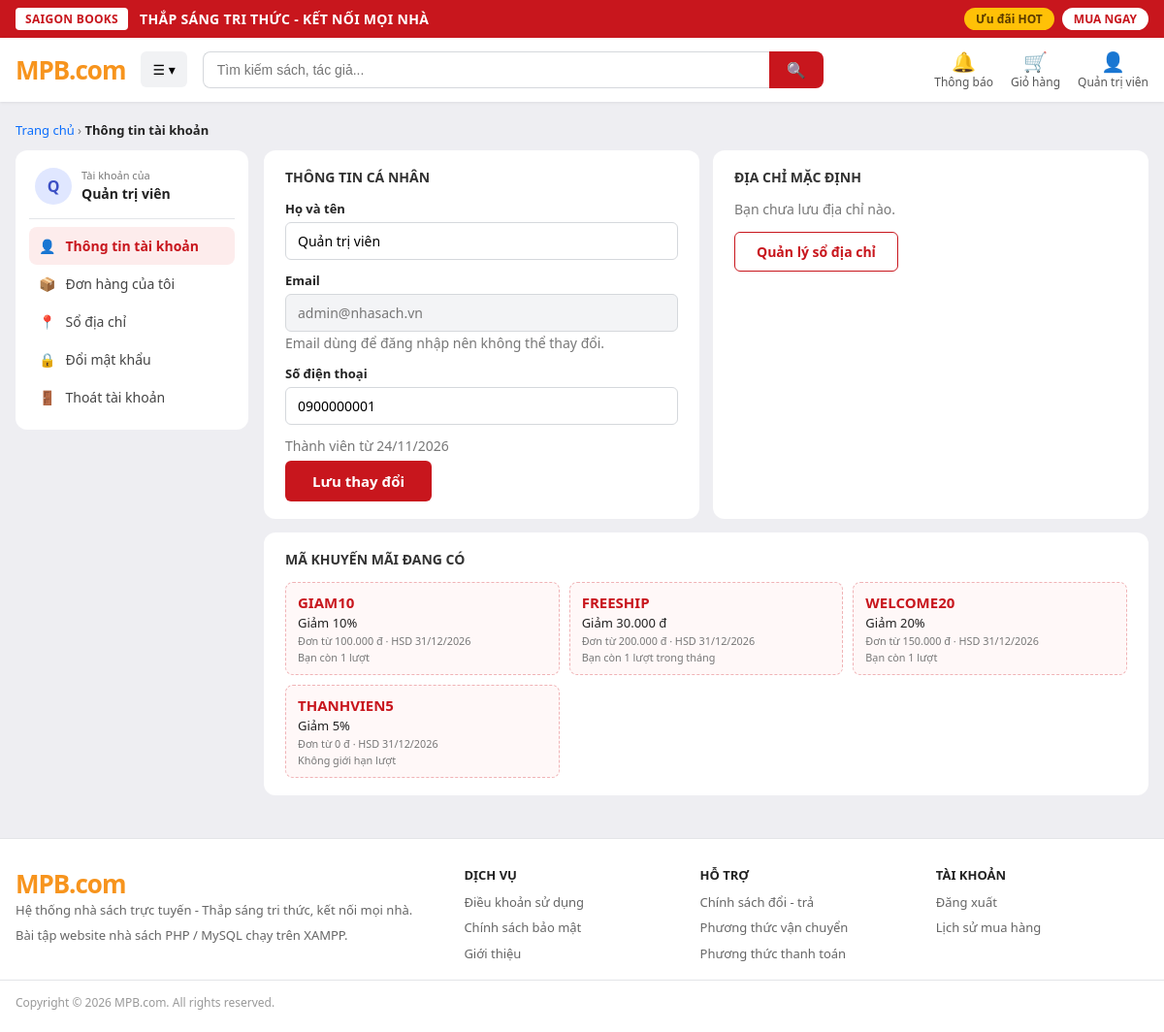
The app's page /account.php (signed in) with its own data.
### tables this page shows
CREATE TABLE users (
  id                 INT UNSIGNED AUTO_INCREMENT PRIMARY KEY,
  email              VARCHAR(150) NOT NULL,
  password_hash      VARCHAR(255) NOT NULL,
  full_name          VARCHAR(100) NOT NULL,
  phone              VARCHAR(20) NULL,
  role               ENUM('admin','user') NOT NULL DEFAULT 'user',
  status             ENUM('active','locked','deleted') NOT NULL DEFAULT 'active',
  email_verified_at  DATETIME NULL,
  failed_login_count TINYINT UNSIGNED NOT NULL DEFAULT 0,
  locked_until       DATETIME NULL,
  last_login_at      DATETIME NULL,
  created_at         DATETIME NOT NULL DEFAULT CURRENT_TIMESTAMP,
  updated_at         DATETIME NOT NULL DEFAULT CURRENT_TIMESTAMP ON UPDATE CURRENT_TIMESTAMP,
  UNIQUE KEY uq_users_email (email),
  CONSTRAINT chk_users_phone CHECK (phone IS NULL OR phone REGEXP '^[0-9+]{9,15}$')
);

CREATE TABLE coupons (
  id             INT UNSIGNED AUTO_INCREMENT PRIMARY KEY,
  code           VARCHAR(50) NOT NULL,
  discount_type  ENUM('percent','fixed') NOT NULL,
  discount_value DECIMAL(12,0) NOT NULL,
  min_order      DECIMAL(12,0) NOT NULL DEFAULT 0,
  start_date     DATE NOT NULL,
  end_date       DATE NOT NULL,
  usage_limit    INT UNSIGNED NULL,
  used_count     INT UNSIGNED NOT NULL DEFAULT 0,
  per_user_limit INT UNSIGNED NULL DEFAULT 1,
  limit_period   ENUM('lifetime','month') NOT NULL DEFAULT 'lifetime',
  is_active      TINYINT(1) NOT NULL DEFAULT 1,
  UNIQUE KEY uq_coupons_code (code),
  CONSTRAINT chk_coupons_per_user CHECK (per_user_limit IS NULL OR per_user_limit > 0),
  CONSTRAINT chk_coupons_dates CHECK (end_date >= start_date),
  CONSTRAINT chk_coupons_value CHECK (
    (discount_type = 'percent' AND discount_value BETWEEN 1 AND 100)
    OR (discount_type = 'fixed' AND discount_value > 0)
  ),
  CONSTRAINT chk_coupons_min CHECK (min_order >= 0),
  CONSTRAINT chk_coupons_limit CHECK (usage_limit IS NULL OR used_count <= usage_limit)
);

### functions.php (called while the page is built, shortened)
<?php
function e(?string $s): string
{
    return htmlspecialchars((string)$s, ENT_QUOTES, 'UTF-8');
}
function current_user(): ?array
{
    static $checked = false;
    if (!$checked) {
        $checked = true;
    }
    return $_SESSION['user'] ?? null;
}

### helpers.php (called while the page is built, shortened)
<?php
function money($n): string
{
    return number_format((float)$n, 0, ',', '.') . ' đ';
}

### account.php (the view, shortened to what this page needs)
<?php
require_once __DIR__ . '/functions.php';
require_once __DIR__ . '/helpers.php';
$user = current_user();
$pdo  = db();
$st = $pdo->prepare('SELECT id, email, full_name, phone, created_at FROM users WHERE id = ?');
$st->execute([$user['id']]);
$me = $st->fetch();
$old = ['full_name' => $me['full_name'], 'phone' => (string)$me['phone']];
$st = $pdo->prepare('SELECT * FROM addresses WHERE user_id = ? ORDER BY is_default DESC, id LIMIT 1');
$st->execute([$user['id']]);
$addr = $st->fetch();
$st = $pdo->prepare(
    "SELECT c.*,
            (SELECT COUNT(*) FROM coupon_usages cu
              WHERE cu.coupon_id = c.id AND cu.user_id = ?
                AND cu.period_key = IF(c.limit_period = 'month', DATE_FORMAT(CURDATE(), '%Y-%m'), 'ALL')) AS my_used
     FROM coupons c
     WHERE c.is_active = 1 AND CURDATE() BETWEEN c.start_date AND c.end_date
       AND (c.usage_limit IS NULL OR c.used_count < c.usage_limit)
     ORDER BY c.end_date, c.id"
);
$st->execute([$user['id']]);
$coupons = $st->fetchAll();
$accActive = 'account';
require __DIR__ . '/header.php';
?>
<div class="breadcrumb"><a href="index.php">Trang chủ</a> › <strong>Thông tin tài khoản</strong></div>
<div class="acc-layout">
    <?php require __DIR__ . '/account_nav.php'; ?>
    <div class="acc-main">
        <div class="acc-two">
            <div class="co-card">
                <h3>THÔNG TIN CÁ NHÂN</h3>
                <form method="post" action="account.php" novalidate>
                    <label class="f-lbl" for="full_name">Họ và tên</label>
                    <input type="text" id="full_name" name="full_name" maxlength="100" value="<?= e($old['full_name']) ?>">
                    <label class="f-lbl" for="email">Email</label>
                    <input type="text" id="email" value="<?= e($me['email']) ?>" disabled>
                    <small class="muted">Email dùng để đăng nhập nên không thể thay đổi.</small>
                    <label class="f-lbl" for="phone">Số điện thoại</label>
                    <input type="text" id="phone" name="phone" maxlength="20" placeholder="Chưa có số điện thoại" value="<?= e($old['phone']) ?>">
                    <p class="muted" style="margin-top:12px">Thành viên từ <?= e(date('d/m/Y', strtotime($me['created_at']))) ?></p>
                    <button type="submit" class="btn-red btn-inline">Lưu thay đổi</button>
                </form>
            </div>
            <div class="co-card">
                <h3>ĐỊA CHỈ MẶC ĐỊNH</h3>
                <?php if ($addr): ?>
                    <p><strong><?= e($addr['receiver_name']) ?></strong> - <?= e($addr['phone']) ?></p>
                    <p>📍 <?= e(implode(', ', array_filter([$addr['address'], $addr['ward'], $addr['district'], $addr['province']]))) ?></p>
                <?php else: ?>
                    <p class="muted">Bạn chưa lưu địa chỉ nào.</p>
                <?php endif; ?>
                <a href="addresses.php" class="btn-outline" style="margin-top:8px">Quản lý sổ địa chỉ</a>
            </div>
        </div>
        <div class="co-card">
            <h3>MÃ KHUYẾN MÃI ĐANG CÓ</h3>
            <?php if ($coupons): ?>
                <div class="coupon-list">
                    <?php foreach ($coupons as $c):
                        $left = $c['per_user_limit'] === null ? null : max(0, (int)$c['per_user_limit'] - (int)$c['my_used']);
                    ?>
                        <div class="coupon-ticket <?= $left === 0 ? 'used' : '' ?>">
                            <strong><?= e($c['code']) ?></strong>
                            <span><?= $c['discount_type'] === 'percent' ? 'Giảm ' . (int)$c['discount_value'] . '%' : 'Giảm ' . money($c['discount_value']) ?></span>
                            <small>Đơn từ <?= money($c['min_order']) ?> · HSD <?= e(date('d/m/Y', strtotime($c['end_date']))) ?></small>
                            <small><?= $left === null ? 'Không giới hạn lượt' : ($left === 0 ? 'Bạn đã dùng hết lượt' : 'Bạn còn ' . $left . ' lượt' . ($c['limit_period'] === 'month' ? ' trong tháng' : '')) ?></small>
                        </div>
                    <?php endforeach; ?>
                </div>
            <?php else: ?>
                <p class="muted">Hiện chưa có mã khuyến mãi nào.</p>
            <?php endif; ?>
        </div>
    </div>
</div>
<?php require __DIR__ . '/footer.php'; ?>

### header.php (shortened to what this page needs)
<?php
require_once __DIR__ . '/functions.php';
$user      = current_user();
$searchQ   = trim($_GET['q'] ?? '');
?>
<!DOCTYPE html>
<html lang="vi">
<head>
    <link rel="stylesheet" href="style.css">
    <link rel="stylesheet" href="pages.css">
    <link rel="stylesheet" href="cart.css">
    <link rel="stylesheet" href="account.css">
</head>
<body>
<div class="promo-bar">
    <div class="promo-inner">
        <div class="promo-left">
            <span class="promo-badge">SAIGON BOOKS</span>
            <span class="slogan">THẮP SÁNG TRI THỨC - KẾT NỐI MỌI NHÀ</span>
        </div>
        <div class="promo-right">
            <a class="pill pill-yellow" href="search.php?sort=best">Ưu đãi HOT</a>
            <a class="pill pill-white" href="search.php?sort=new">MUA NGAY</a>
        </div>
    </div>
</div>
<header class="site-header">
    <div class="header-inner">
        <a class="logo" href="index.php">MPB<span>.com</span></a>
        <div class="dropdown">
            <button type="button" class="dropdown-toggle">☰ ▾</button>
        </div>
        <form class="search-box" method="get" action="search.php">
            <input type="text" name="q" placeholder="Tìm kiếm sách, tác giả..." value="<?= e($searchQ) ?>">
            <button type="submit" aria-label="Tìm kiếm">🔍</button>
        </form>
        <div class="header-actions">
            <a class="h-item" href="#" title="Chưa có thông báo">
                <span class="ico">🔔</span>Thông báo
            </a>
            <a class="h-item" href="cart.php">
                <span class="ico">🛒</span>Giỏ hàng
            </a>
            <div class="dropdown">
                <a class="h-item" href="<?= $user ? 'account.php' : 'login.php' ?>">
                    <span class="ico">👤</span><?= $user ? e(mb_strimwidth($user['full_name'], 0, 14, '…')) : 'Tài khoản' ?>
                </a>
            </div>
        </div>
    </div>
</header>
<main class="container">

### account_nav.php
<?php
$accUser  = current_user();
$accItems = [
    'account'   => ['account.php',   '👤', 'Thông tin tài khoản'],
    'orders'    => ['orders.php',    '📦', 'Đơn hàng của tôi'],
    'addresses' => ['addresses.php', '📍', 'Sổ địa chỉ'],
    'password'  => ['password.php',  '🔒', 'Đổi mật khẩu'],
];
?>
<aside class="acc-nav">
    <div class="acc-user">
        <span class="avatar"><?= e(mb_strtoupper(mb_substr($accUser['full_name'], 0, 1))) ?></span>
        <div><small>Tài khoản của</small><strong><?= e($accUser['full_name']) ?></strong></div>
    </div>
    <?php foreach ($accItems as $key => [$href, $ico, $label]): ?>
        <a href="<?= e($href) ?>" class="<?= ($accActive ?? '') === $key ? 'on' : '' ?>"><span><?= $ico ?></span> <?= e($label) ?></a>
    <?php endforeach; ?>
    <a href="logout.php"><span>🚪</span> Thoát tài khoản</a>
</aside>

### style.css (style rules this page uses)
:root { --red: #c8161d; --red-dark: #a50f15; --orange: #f7941d; --bg: #eeeef2; --text: #222; --muted: #777; --line: #e3e5e8; }
* { box-sizing: border-box; }
body { margin: 0; font-family: "Segoe UI", Roboto, Arial, sans-serif; background: var(--bg); color: var(--text); }
a { color: inherit; text-decoration: none; }
button { font-family: inherit; }
.promo-bar { background: var(--red); color: #fff; }
.promo-inner { max-width: 1200px; margin: 0 auto; padding: 8px 16px; display: flex; align-items: center; justify-content: space-between; gap: 12px; font-size: 14px; }
.promo-left { display: flex; align-items: center; gap: 12px; font-weight: 600; letter-spacing: .3px; }
.promo-badge { background: #fff; color: var(--red); padding: 3px 10px; border-radius: 4px; font-size: 12px; font-weight: 700; white-space: nowrap; }
.promo-right { display: flex; gap: 8px; }
.pill { padding: 3px 12px; border-radius: 999px; font-size: 12px; font-weight: 700; white-space: nowrap; }
.pill-yellow { background: #ffc107; color: #5a3b00; }
.pill-white { background: #fff; color: var(--red); }
.site-header { background: #fff; box-shadow: 0 1px 3px rgba(0,0,0,.08); position: sticky; top: 0; z-index: 50; }
.header-inner { max-width: 1200px; margin: 0 auto; padding: 12px 16px; display: flex; align-items: center; gap: 16px; }
.logo { font-size: 26px; font-weight: 800; color: var(--orange); letter-spacing: -1px; }
.logo span { color: var(--orange); }
.dropdown { position: relative; }
.dropdown-toggle { background: #f1f2f4; border: 0; border-radius: 6px; padding: 9px 12px; cursor: pointer; font-size: 14px; }
.search-box { flex: 1; display: flex; max-width: 640px; }
.search-box input { flex: 1; padding: 10px 14px; border: 1px solid #d5d8dc; border-right: 0; border-radius: 8px 0 0 8px; font-size: 14px; outline: none; }
.search-box button { background: var(--red); color: #fff; border: 0; padding: 0 18px; border-radius: 0 8px 8px 0; cursor: pointer; font-size: 16px; }
.header-actions { margin-left: auto; display: flex; align-items: center; gap: 18px; }
.h-item { display: flex; flex-direction: column; align-items: center; font-size: 12px; color: #555; position: relative; cursor: pointer; line-height: 1.3; }
.h-item .ico { font-size: 20px; }
.container { max-width: 1200px; margin: 20px auto; padding: 0 16px; min-height: 60vh; }
.muted { color: var(--muted); font-size: 14px; }
.btn-red { width: 100%; margin-top: 16px; padding: 12px; border: 0; border-radius: 6px; background: var(--red); color: #fff; font-size: 15px; font-weight: 700; cursor: pointer; }

### pages.css (style rules this page uses)
.breadcrumb { font-size: 13px; color: var(--muted); margin-bottom: 12px; }
.breadcrumb a { color: #0b6efd; }
.breadcrumb strong { color: var(--text); font-weight: 600; }
.btn-inline { width: auto; margin-top: 0; padding: 11px 28px; }
.btn-outline { display: inline-block; background: #fff; color: var(--red); border: 1.5px solid var(--red); border-radius: 6px; padding: 10px 22px; font-weight: 700; font-size: 14px; cursor: pointer; }

### cart.css (style rules this page uses)
.co-card { background: #fff; border-radius: 12px; padding: 18px 22px; margin-bottom: 14px; }
.co-card h3 { margin: 0 0 14px; font-size: 14px; color: #333; }
.co-card p { margin: 6px 0; font-size: 14px; }
.co-card input[type=text], .co-card select, .co-card textarea { width: 100%; padding: 9px 12px; border: 1px solid #d5d8dc; border-radius: 6px; font-size: 14px; font-family: inherit; background: #fff; }
.co-card input:disabled { background: #f3f4f6; color: #777; }

### records on screen
users: full_name "Quản trị viên", full_name "Q", email "admin@nhasach.vn", phone "0900000001", created_at "24/11/2026"
coupons: code "GIAM10", discount_value "10", min_order "100.000 đ", end_date "31/12/2026", per_user_limit "1"
coupons: code "FREESHIP", discount_value "30.000 đ", min_order "200.000 đ", end_date "31/12/2026", per_user_limit "1", limit_period "trong tháng"
coupons: code "WELCOME20", discount_value "20", min_order "150.000 đ", end_date "31/12/2026", per_user_limit "1"
coupons: code "THANHVIEN5", discount_value "5", min_order "0 đ", end_date "31/12/2026", shows "Không giới hạn lượt"

### other values on screen
$ico "👤"
$label "Thông tin tài khoản"
$ico "📦"
$label "Đơn hàng của tôi"
$ico "📍"
$label "Sổ địa chỉ"
$ico "🔒"
$label "Đổi mật khẩu"
